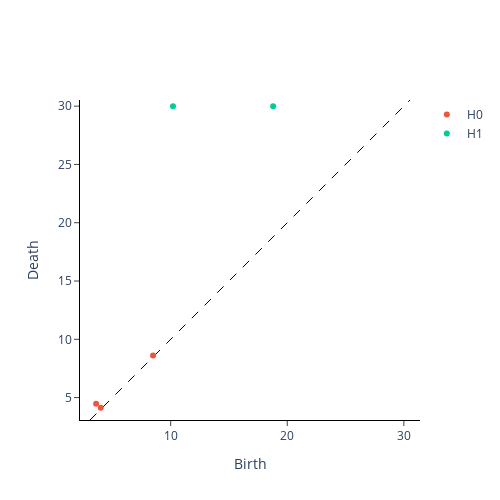

The notebook cell this image was saved under:
### Markdown cell above
Given a greyscale filtration it is straightforward to calculate the corresponding persistence diagram. In giotto-tda we make use of the CubicalPersistence transformer which is the cubical analogue to simplicial transformers like VietorisRipsPersistence:

### Code cell
from gtda.homology import CubicalPersistence

cubical_persistence = CubicalPersistence(n_jobs=-1)
im8_cubical = cubical_persistence.fit_transform(im8_filtration)

cubical_persistence.plot(im8_cubical)

### Figure 1 — Plotly figure (JSON) as saved in the notebook; plotly's stock layout.template omitted (floating-point values rounded to 4 significant figures)
{"data": [{"hoverinfo": "none", "line": {"color": "black", "dash": "dash", "width": 1}, "mode": "lines", "showlegend": false, "type": "scatter", "x": [3.078, 30.53], "y": [3.078, 30.53]}, {"hoverinfo": "text", "hovertext": ["(3.605551275463989, 4.47213595499958)", "(4.0, 4.123105625617661)", "(8.48528137423857, 8.602325267042627)"], "mode": "markers", "name": "H0", "type": "scatter", "x": [3.606, 4, 8.485], "y": [4.472, 4.123, 8.602]}, {"hoverinfo": "text", "hovertext": ["(10.198039027185569, 30.0)", "(18.788294228055936, 30.0)"], "mode": "markers", "name": "H1", "type": "scatter", "x": [10.2, 18.79], "y": [30, 30]}], "layout": {"height": 500, "plot_bgcolor": "white", "width": 500, "xaxis": {"autorange": false, "exponentformat": "e", "linecolor": "black", "linewidth": 1, "mirror": false, "range": [3.078, 30.53], "showexponent": "all", "showline": true, "side": "bottom", "ticks": "outside", "title": {"text": "Birth"}, "type": "linear", "zeroline": true}, "yaxis": {"autorange": false, "exponentformat": "e", "linecolor": "black", "linewidth": 1, "mirror": false, "range": [3.078, 30.53], "scaleanchor": "x", "scaleratio": 1, "showexponent": "all", "showline": true, "side": "left", "ticks": "outside", "title": {"text": "Death"}, "type": "linear", "zeroline": true}}}
